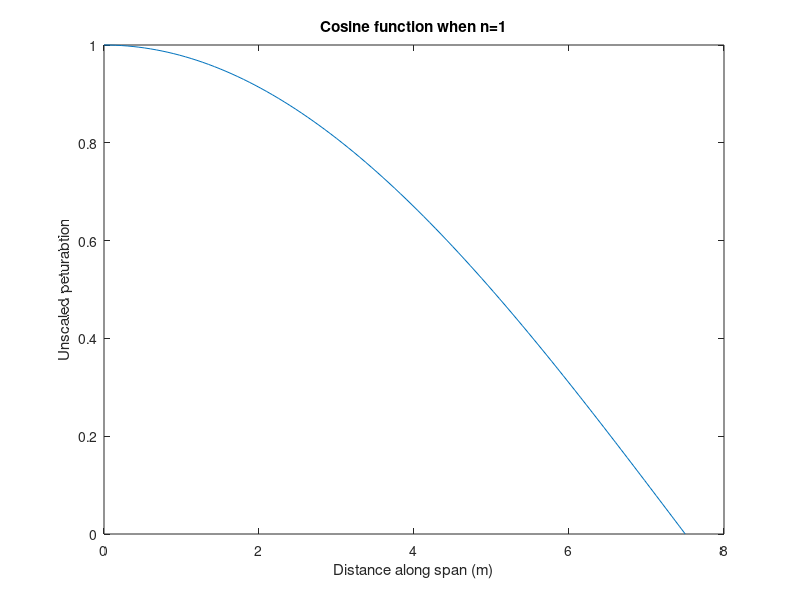
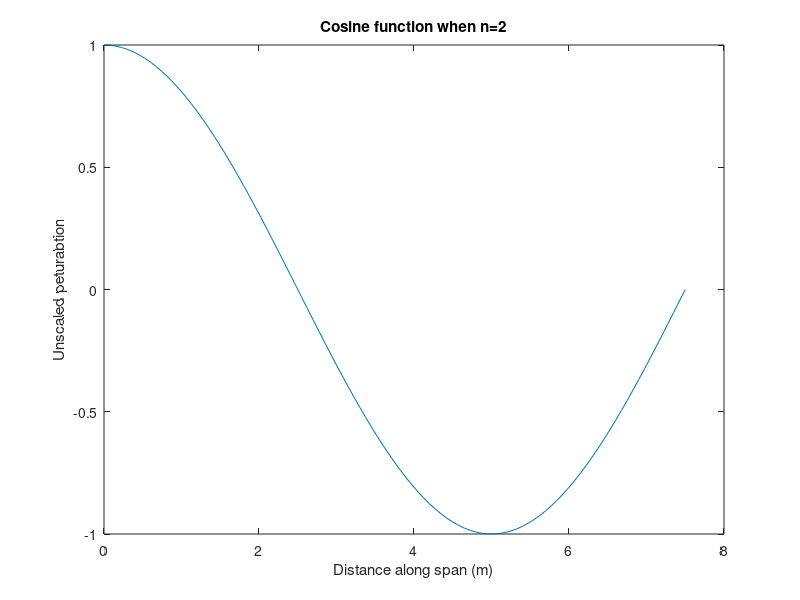
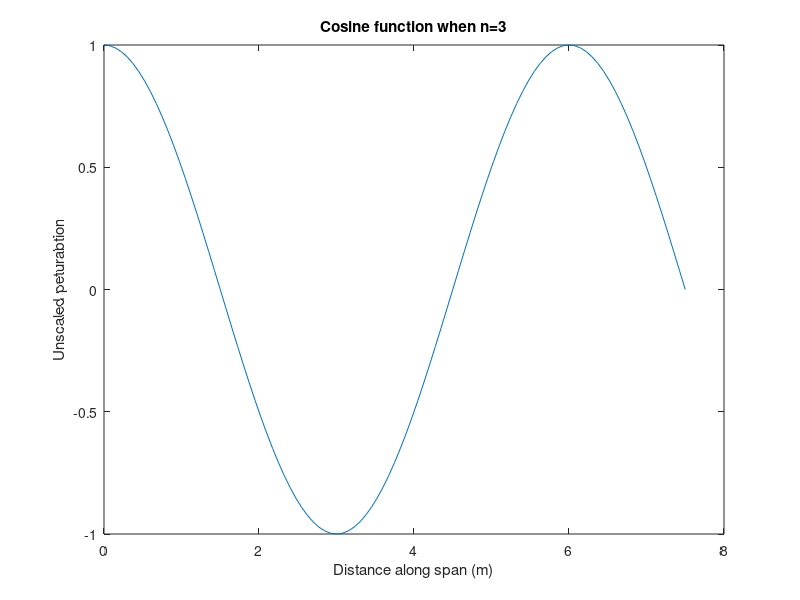
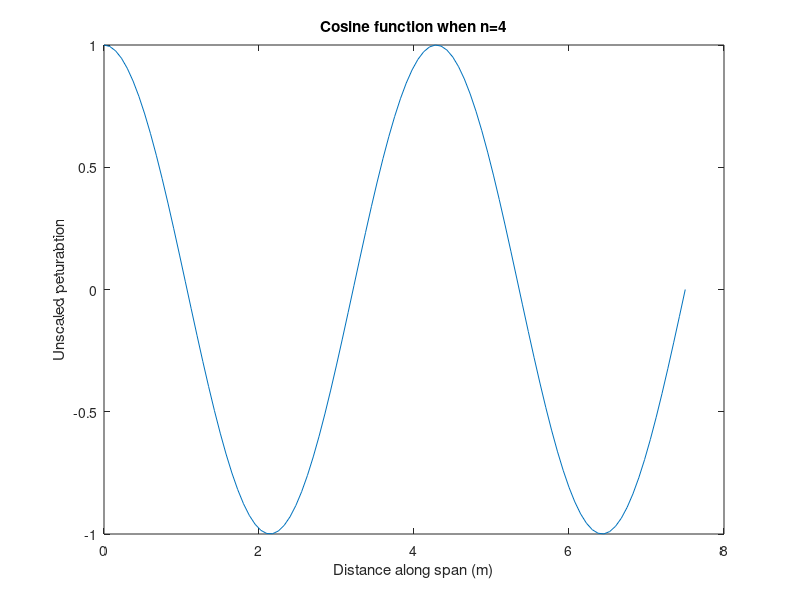

The MATLAB script that drew these images, in order:
clearvars
close all

L = 7.5; % semi-span in meters
x = [0:L/100:L].';
c1 = cos((2-1)* pi * x / (2*L));
c2 = cos((2*2-1)* pi * x / (2*L));
c3 = cos((2*3-1)* pi * x / (2*L));
c4 = cos((2*4-1)* pi * x / (2*L));
c = [c1,c2,c3,c4];
figure
plot(x, c(:,1))
title('Cosine function when n=1')
xlabel('Distance along span (m)') 
ylabel('Unscaled peturabtion') 
figure
plot(x, c(:,2))
title('Cosine function when n=2')
xlabel('Distance along span (m)') 
ylabel('Unscaled peturabtion') 
figure
plot(x, c(:,3))
title('Cosine function when n=3')
xlabel('Distance along span (m)') 
ylabel('Unscaled peturabtion') 
figure
plot(x, c(:,4))
title('Cosine function when n=4')
xlabel('Distance along span (m)') 
ylabel('Unscaled peturabtion') 